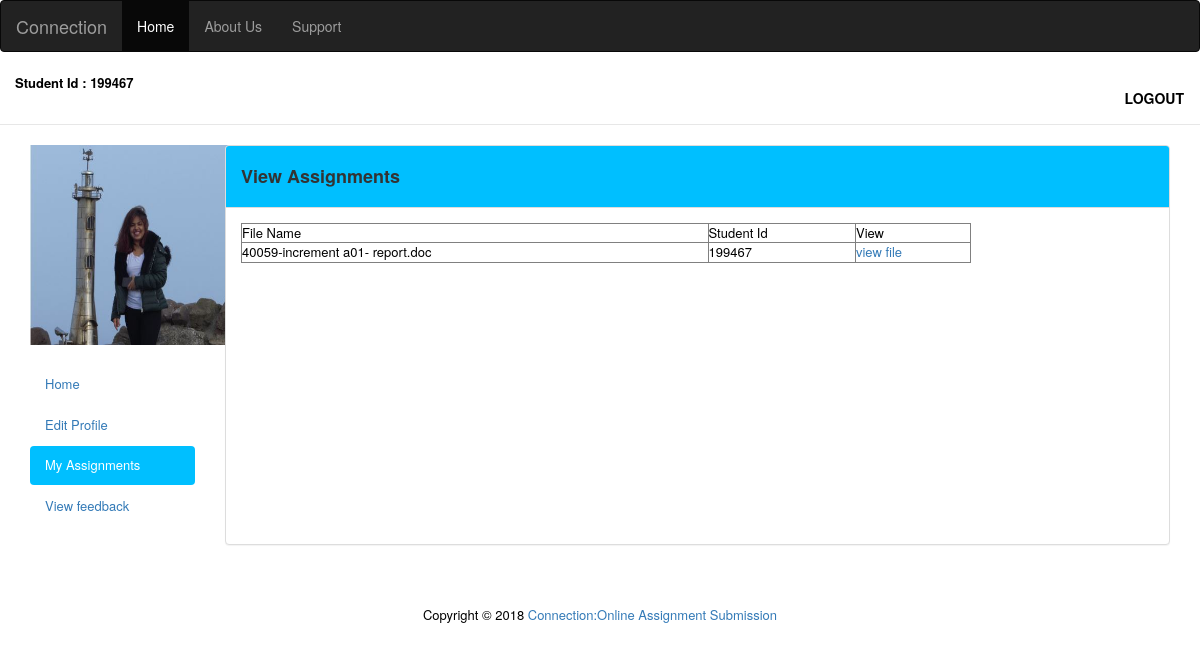
/viewassignment.php (signed in), run on the app's committed database.
### tables this page shows
CREATE TABLE `student_user` (
  `firstname` varchar(50) NOT NULL,
  `lastname` varchar(50) NOT NULL,
  `department` varchar(50) NOT NULL,
  `email` varchar(50) NOT NULL,
  `regno` bigint(50) NOT NULL,
  `dob` date NOT NULL,
  `username` varchar(50) NOT NULL,
  `password` varchar(50) NOT NULL,
  `phone` bigint(10) NOT NULL,
  `address` varchar(250) NOT NULL,
  `student_id` int(50) NOT NULL,
  `course` varchar(50) NOT NULL,
  `img_url` varchar(100) NOT NULL
);

CREATE TABLE `assignments` (
  `file` varchar(100) NOT NULL,
  `assign_url` varchar(100) NOT NULL,
  `student_id` int(50) NOT NULL
);

### viewassignment.php (the view, shortened to what this page needs)
<?php
include_once 'config.php';
$sql = "SELECT firstname, student_id, lastname, course, email, phone, username,img_url FROM student_user WHERE username = '" . $_SESSION['username'] . "'";
$result = mysqli_query($db,$sql);
$row = mysqli_fetch_array($result);
?>
<!DOCTYPE html>
<html lang="en">
<head>
    <link href="//maxcdn.bootstrapcdn.com/bootstrap/3.3.0/css/bootstrap.min.css" rel="stylesheet" id="bootstrap-css">
</head>
<header>
    <nav class="navbar navbar-inverse">
        <div class="container-fluid">
            <div class="navbar-header">
                <a class="active navbar-brand" href="index.php">Connection</a>
            </div>
            <ul class="nav navbar-nav">
                <li class="active"><a href="studentdashboard.php">Home</a></li>
                <li><a href="#">About Us</a></li>
                <li><a href="#">Support</a></li>
            </ul>
        </div>
    </nav>
</header>
<body>
<nav class="navbar navbar-default navbar-static-top">
    <div class="container-fluid" style="background-color: white">
        <div class="navbar-header" >
            <p><font size="2"; color="black"> <strong> Student Id : <?php echo $row['student_id']; ?></strong></p>
        </div>
        <div class="collapse navbar-collapse" id="bs-example-navbar-collapse-1">
            <ul class="nav navbar-nav navbar-right">
                <li><a style="color: black;" class="btn" href="logout.php"><strong>LOGOUT</strong></a></li>
            </ul>
        </div>
    </div>
</nav>
<div class="container-fluid main-container">
    <div class="col-md-2 sidebar">
        <ul class="nav nav-pills nav-stacked">
            <img  class='top-image' src='profile_pictures/<?php echo $row['img_url']?>' alt="user photo" title="user photo"height="200px" width="200px">
            <li style="margin-top: 20px" "><a href="studentdashboard.php" >Home</a></li>
            <li><a href="studentedit.php">Edit Profile</a></li>
            <li><a href="assignment_upload.php" style="background-color: deepskyblue;color: white" class="active">My Assignments</a></li>
            <li><a href="#">View feedback</a></li>
        </ul>
    </div>
    <div class="col-md-10 content">
        <div class="panel panel-default" style="height: 400px">
            <div class="panel-heading" style="background-color: deepskyblue;">
                <h4><strong>View Assignments</strong></h4>
            </div>
            <div class="panel-body">
                <div id="body">
                    <table width="80%" border="1" >
                        <tr>
                            <td>File Name</td>
                            <td>Student Id</td>
                            <td>View</td>
                        </tr>
                        <?php
                        $studentid=$row['student_id'];
                        $sql="SELECT * FROM assignments where student_id='$studentid'";
                        $result_set=mysqli_query($db,$sql);
                        while($row=mysqli_fetch_array($result_set))
                        {
                            ?>
                            <tr>
                                <td><?php echo $row['file'] ?></td>
                                <td><?php echo $row['student_id'] ?></td>
                                <td><a href="assignments/<?php echo $row['file'] ?>" target="_blank">view file</a></td>
                            </tr>
                            <?php
                        }
                        ?>
                    </table>
                </div>
                </div>
            </div>
        </div>
    </div>
</body>
<div class="container-fluid text-center">
    <footer class=“col-md-12">
        <p class="col-md-12">
        Copyright &COPY; 2018 <a href="index.php">Connection:Online Assignment Submission</a>
        </p>
    </footer>
</div>
</html>

### data on the page
student_user: student "199467", img_url (picture)
assignments: file "40059-increment a01- report.doc", student "199467"
